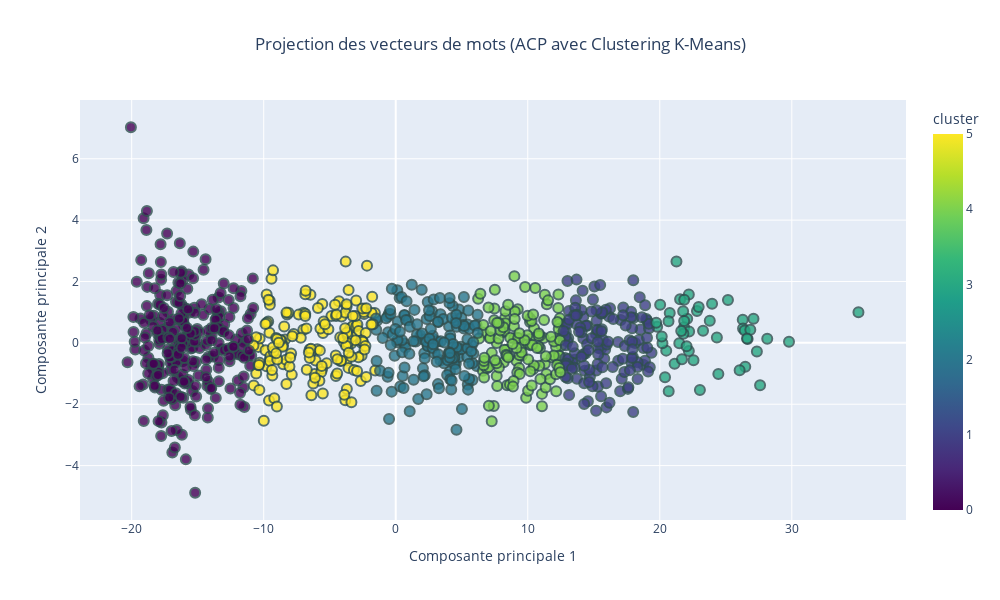

Notebook code for this chart:
### Code cell
# Normalisation des vecteurs
scaler = StandardScaler()
vectors_normalized = scaler.fit_transform(vectors)

# Réduction des vecteurs à 2 dimensions (ACP)
pca = PCA(n_components=2)
word_vectors_2d = pca.fit_transform(vectors_normalized)

# Appliquer le clustering K-Means
n_clusters = 6  
kmeans = KMeans(n_clusters=n_clusters, random_state=42)
df['cluster'] = kmeans.fit_predict(word_vectors_2d)

# Préparer les données pour le graphique
df = pd.DataFrame(word_vectors_2d, columns=['PC1', 'PC2'])
df['word'] = words  # Ajouter les mots correspondants
df['cluster'] = kmeans.labels_  # Ajouter les labels des clusters

# Créer le graphique interactif
fig = px.scatter(
    df, 
    x='PC1', 
    y='PC2',
    color='cluster',  # Utiliser les clusters pour la coloration
    hover_name='word',  # Afficher le mot lors du survol
    title="Projection des vecteurs de mots (ACP avec Clustering K-Means)",
    labels={'PC1': 'Composante principale 1', 'PC2': 'Composante principale 2'},
    color_continuous_scale='Viridis',  # Choisir une palette de couleurs
    category_orders={"cluster": [str(i) for i in range(n_clusters)]},  # Assurez-vous que les clusters sont dans un ordre compréhensible
    width = 1000,
    height = 600
)

# Personnaliser les points
fig.update_traces(marker=dict(size=10, opacity=0.8, line=dict(width=2, color='DarkSlateGrey')))

# Ajouter un titre pour la légende des clusters
fig.update_layout(
    legend_title="Clusters",
    title_x=0.5,  # Centrer le titre
)

# Afficher le graphique
fig.show()

### Figure 1 — Plotly figure (JSON) as saved in the notebook; plotly's stock layout.template omitted (floating-point values rounded to 4 significant figures; data arrays with more than 128 entries replaced by an {"elided": "..."} marker saying what was removed)
{"data": [{"hovertemplate": "<b>%{hovertext}</b><br><br>Composante principale 1=%{x}<br>Composante principale 2=%{y}<br>cluster=%{marker.color}<extra></extra>", "hovertext": {"elided": "913 str values"}, "legendgroup": "", "marker": {"color": {"elided": "913 int values"}, "coloraxis": "coloraxis", "line": {"color": "DarkSlateGrey", "width": 2}, "opacity": 0.8, "size": 10, "symbol": "circle"}, "mode": "markers", "name": "", "orientation": "v", "showlegend": false, "type": "scatter", "x": {"elided": "913 float values"}, "xaxis": "x", "y": {"elided": "913 float values"}, "yaxis": "y"}], "layout": {"coloraxis": {"colorbar": {"title": {"text": "cluster"}}, "colorscale": [[0, "#440154"], [0.1111, "#482878"], [0.2222, "#3e4989"], [0.3333, "#31688e"], [0.4444, "#26828e"], [0.5556, "#1f9e89"], [0.6667, "#35b779"], [0.7778, "#6ece58"], [0.8889, "#b5de2b"], [1, "#fde725"]]}, "height": 600, "legend": {"title": {"text": "Clusters"}, "tracegroupgap": 0}, "title": {"text": "Projection des vecteurs de mots (ACP avec Clustering K-Means)", "x": 0.5}, "width": 1000, "xaxis": {"anchor": "y", "domain": [0, 1], "title": {"text": "Composante principale 1"}}, "yaxis": {"anchor": "x", "domain": [0, 1], "title": {"text": "Composante principale 2"}}}}
